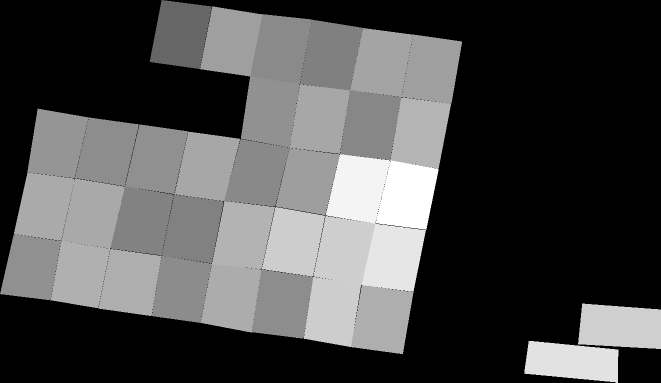
#> input picture mc_espol_1.tif, 1321 x 765 px (shown at 1/2 size)
$ jupyter execute Untitled1.ipynb
#> lines starting #> are read from the running program, lines starting #| are printed output that depends on the picture
[cell 1]
import matplotlib as mpl
from matplotlib.backends.backend_agg import FigureCanvasAgg
from matplotlib.colors import LinearSegmentedColormap
from matplotlib.figure import Figure
import cv2
import matplotlib.pyplot as plt
import numpy as np
from PIL import Image

ALTURA_MAX = 266.80
ALTURA_MIN = 0.0

CLOROFILA_MAX = 980.993
CLOROFILA_MIN = 0.0

[cell 2]
img = np.asarray(Image.open('mc_espol_1.tif'))
#> img is the input picture: shape (765, 1321) float32; min 0, max 40.23, mean 12
#print(repr(img))
#lum_img = img[:,:,0]
imgplot = plt.imshow(img, vmin=0.1, cmap="nipy_spectral")
plt.colorbar()
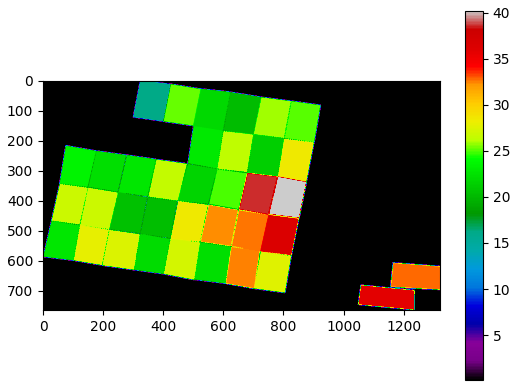
#> figure drawn by matplotlib, 2 panels

[cell 3]
plt.hist(img.ravel(), bins=range(1,982), fc='k', ec='k')
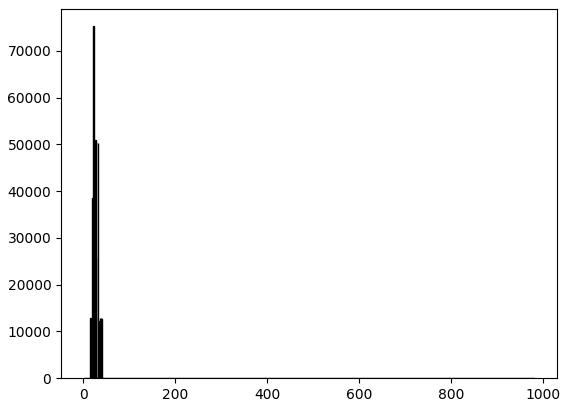
#> figure drawn by matplotlib, 1 panel; tallest bar 75295 high, from x = 22 to 23

[cell 4]
import matplotlib.image as mpimg
img = mpimg.imread('ma_espol_1.tif')
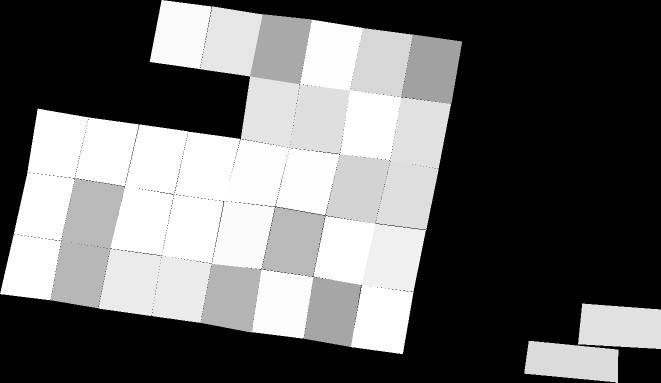
#> input picture ma_espol_1.tif, 1321 x 765 px (shown at 1/2 size)
#> img is the input picture: shape (765, 1321, 4); mean R, G, B, A 103.8, 103.8, 103.8, 255
imgplot = plt.imshow(img, cmap='RdYlBu', vmin=-9999, vmax=99999)
plt.show()

[cell 5]
bounds = [0,16,32,48,64,80,96,112,128,144,160,176,192,208,224,240,256,272] #18
style_color = [[215,   255,   0],[210,   249,   1],
               [204, 242, 2], [ 199, 235, 1],
               [ 192, 227, 1],[ 185, 219, 0],
               [ 179, 212, 1], [ 173, 205, 1],
               [ 167, 198, 1], [ 161, 190, 1],
               [ 155, 183, 1], [ 149, 176, 2],
               [ 143, 169, 0], [ 136, 161, 0],
               [ 128, 151, 1], [ 120, 142, 1],
               [ 112, 133, 1], [ 98, 116, 1],
               [ 98, 116, 1]]
color_arr = []
for color in style_color:
    rgb = [float(value)/255 for value in color]
    color_arr.append(rgb)

norm = mpl.colors.Normalize(vmin=min(bounds), vmax=max(bounds))
normed_vals = norm(bounds)
cmap = LinearSegmentedColormap.from_list(
    'color',list(zip(normed_vals, color_arr[:-1])),N=272)

fig, axs = plt.subplots(2, figsize=(6, 0.8), sharex=True,gridspec_kw={'height_ratios': [0.5, 0.05]})
cb = mpl.colorbar.ColorbarBase(axs[1],cmap=cmap,norm=norm,orientation='horizontal',)
b, n, patches = axs[0].hist(img.ravel(), 272,[1,272],)
#> b = 272 values, max 1428159 at index 254, min 0 at index 0, mean 8755.3; n = 273 values from 1 to 272; patches = 272 items
col = (n-n.min())/(n.max()-n.min())
#> col = 273 values from 0 to 1
i=0
atotal= []
for c, p in zip(col, patches):
    atotal.append(p.get_height())
    plt.setp(p, 'facecolor', cmap(c))
#> this loop made 272 passes
#> c on passes 1 to 3: 0, 0.00368, 0.00735
#> after the loop, atotal has the same summary as b

axs[0].set_axis_off()
fig.set_facecolor("#f7f7f7")

plt.xticks([0,34,68,102,136,170,204,238,272])
plt.xlabel('Altura cm', fontsize = 8)
 #          [-1, -0.75, -0.5, -0.25, 0, 0.25, 0.50, 0.75, 1])

text_dict = dict(boxstyle = "round", fc = "#e5e5e5", alpha=.1)
fig.savefig('colorbar/colorbar_altura.png',bbox_inches='tight',pad_inches=0)
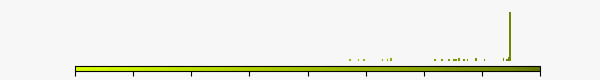
#> figure drawn by matplotlib, 2 panels

[cell 6]
img = np.asarray(Image.open('mc_espol_1.tif'))
#print(repr(img))
#lum_img = img[:,:,0]
imgplot = plt.imshow(img, vmin=0.1, cmap="nipy_spectral")
plt.colorbar()
bounds = [0,16,32,48,64,80,96,112,128,144,160,176,192,208,224,240,256,272] #18
style_color = [[215,   255,   0],[210,   249,   1],
               [204, 242, 2], [ 199, 235, 1],
               [ 192, 227, 1],[ 185, 219, 0],
               [ 179, 212, 1], [ 173, 205, 1],
               [ 167, 198, 1], [ 161, 190, 1],
               [ 155, 183, 1], [ 149, 176, 2],
               [ 143, 169, 0], [ 136, 161, 0],
               [ 128, 151, 1], [ 120, 142, 1],
               [ 112, 133, 1], [ 98, 116, 1],
               [ 98, 116, 1]]
color_arr = []
for color in style_color:
    rgb = [float(value)/255 for value in color]
    color_arr.append(rgb)

norm = mpl.colors.Normalize(vmin=min(bounds), vmax=max(bounds))
normed_vals = norm(bounds)
cmap = LinearSegmentedColormap.from_list(
    'color',list(zip(normed_vals, color_arr[:-1])),N=272)

fig, axs = plt.subplots(2, figsize=(6, 0.8), sharex=True,gridspec_kw={'height_ratios': [0.5, 0.05]})
cb = mpl.colorbar.ColorbarBase(axs[1],cmap=cmap,norm=norm,orientation='horizontal',)
b, n, patches = axs[0].hist(img.ravel(), 272,[1,272],)
#> b = 272 values, max 75491 at index 21, min 0 at index 0, mean 1680
col = (n-n.min())/(n.max()-n.min())
i=0
atotal= []
for c, p in zip(col, patches):
    atotal.append(p.get_height())
    plt.setp(p, 'facecolor', cmap(c))
#> after the loop, atotal has the same summary as b

axs[0].set_axis_off()
fig.set_facecolor("#f7f7f7")

plt.xticks([0,34,68,102,136,170,204,238,272])
plt.xlabel('Altura cm', fontsize = 8)
 #          [-1, -0.75, -0.5, -0.25, 0, 0.25, 0.50, 0.75, 1])

text_dict = dict(boxstyle = "round", fc = "#e5e5e5", alpha=.1)
fig.savefig('colorbar/colorbar_altura.png',bbox_inches='tight',pad_inches=0)
